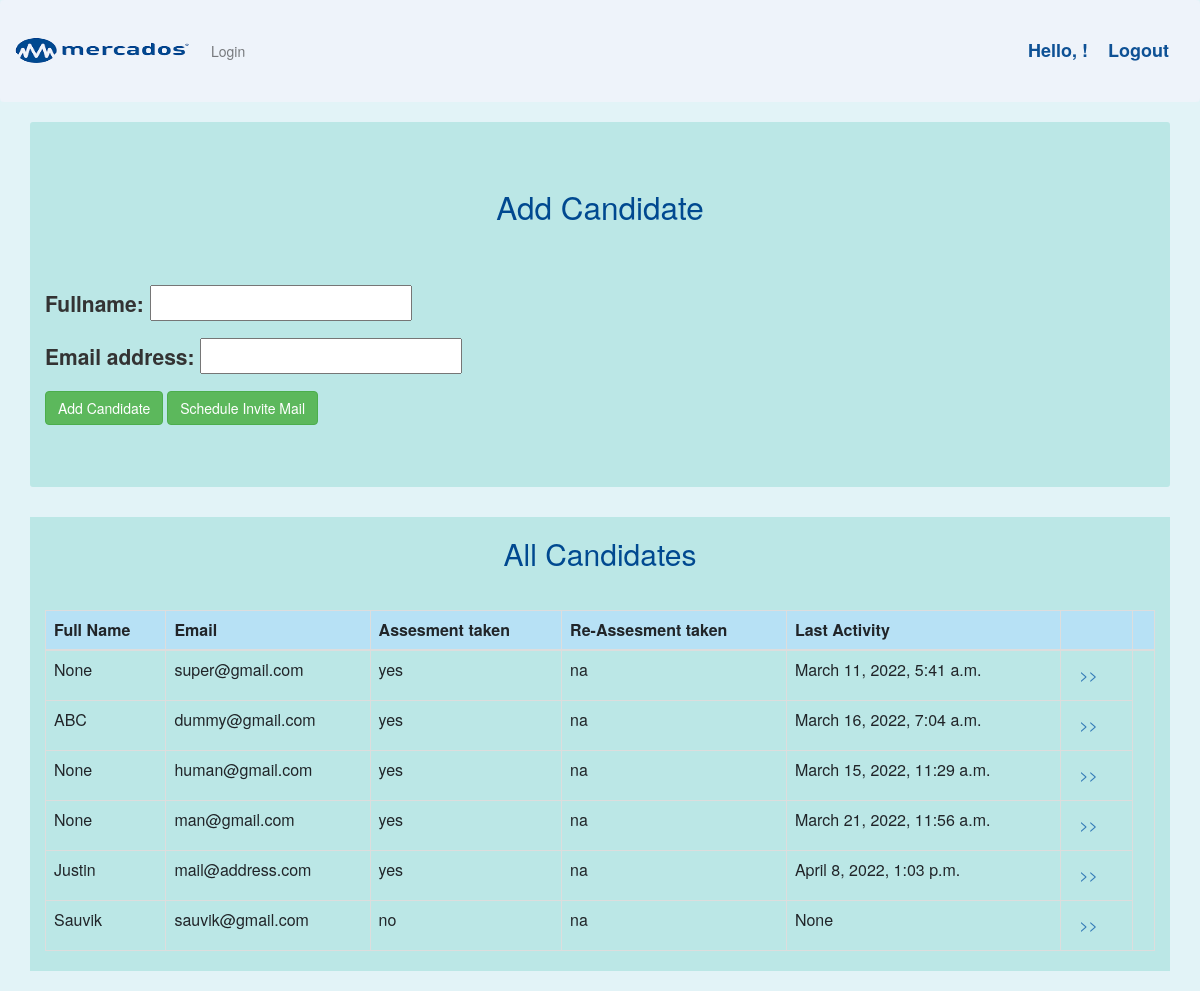
Page /register on the earlier database version.
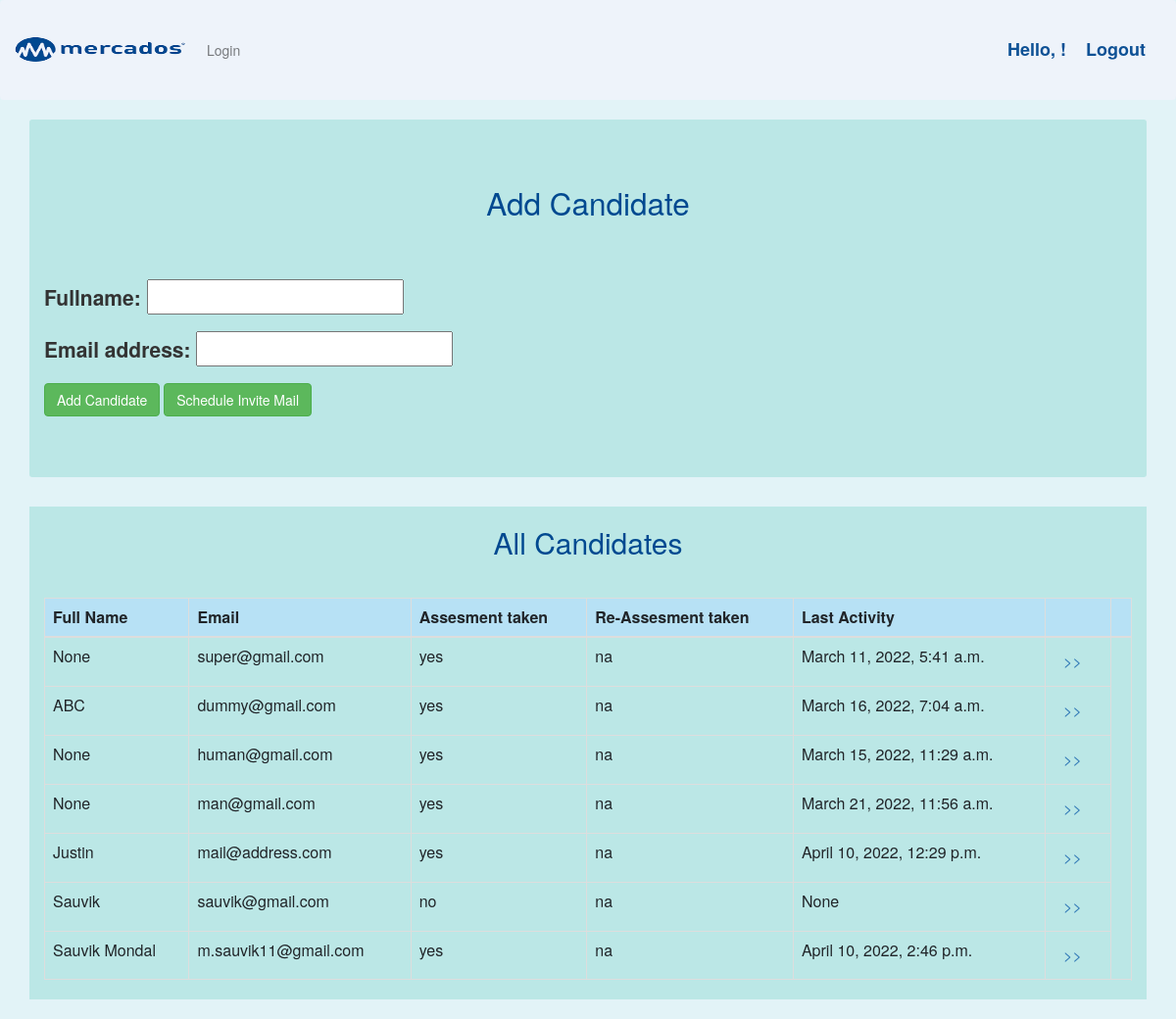
Same page on the later database version.
### accounts/models.py (models this page shows)
class CustomUser(AbstractUser):
    email = models.EmailField(_('email address'), unique=True )
    fullname = models.CharField(max_length=100,null=True)
    assesment_taken =  models.BooleanField(default = False)
    answer_saved=models.BooleanField(default = False)
    profile_pic= models.ImageField(upload_to='Assesment/static/media',null=True,blank=True)
    address = models.CharField(max_length=200, null=True)
    mobile = models.CharField(max_length=20,null=True)
    pos_applied_for= models.CharField(max_length=20,null=True)
    tenth_percent= models.FloatField(null=True)
    twelfth_percent= models.FloatField(null=True)
    Graduation = (
        ('B.Tech', 'B.Tech'),
        ('B.Com', 'B.Com'),
        ('BBA', 'BBA'),
        ('B.E', 'B.E'),
        ('Others', 'Others')
    )
    graduation=models.CharField(max_length=100,choices=Graduation, default ='Select Graduation')
    graduation_spcl=models.CharField(max_length=100,null=True)
    Post_graduation = (
        ('M.Tech', 'M.Tech'),
        ('MBA', 'MBA'),
        ('ME', 'ME'),
        ('M.Sc', 'M.Sc'),
        ('Not Applicable', 'Not Applicable')
    )
    post_graduation=models.CharField(max_length=100,choices=Post_graduation, default ='Select Post_Graduation')
    post_graduation_spcl=models.CharField(max_length=100,null=True)
    other_qual=models.CharField(max_length=100,null=True)
    currrent_loc=models.CharField(max_length=100,null=True)
    currrent_employer=models.CharField(max_length=50,null=True)
    currrent_ctc=models.FloatField(null=True)
    expected_ctc=models.FloatField(null=True)
    notice_per=models.FloatField(null=True)
    reson_for_leaving=models.TextField(max_length=400, null=True)
    userform_filled=models.BooleanField(default = False)
    intro_vid= models.FileField(upload_to='Assesment/static/introvedios/',null=True,blank=True, validators=[vid_size])
    comment = models.TextField(max_length=400, null=True)
    time_taken= models.TimeField(null=True)

### accounts/views.py (the view, shortened to what this page needs)
# urls.py: path('register', RegisterView.as_view(), name='register'),
class RegisterView(generic.CreateView):
    form_class = RegisterForm
    template_name = 'accounts/register.html'
    success_url = reverse_lazy('login')
    def get(self,request):
        allresults= list(CustomUser.objects.values('fullname','email','last_login','username', 'assesment_taken'))
        for result in allresults:
            if result['assesment_taken'] == True:
                result['assesment_taken']  = "yes"
            else:
                 result['assesment_taken']  = "no"
        print('allusers', allresults)
        form =  RegisterForm
        context={
            'form':form,
            'allresults': allresults
        }
        return render(request,'accounts/register.html',context)

### accounts/templates/accounts/register.html (shortened to what this page needs)
{% extends 'Assesment/partials/dependencies.html' %}
{% block content %}
<div class="container jumbotron" style="background-color:#bbe7e6;" >
    <h1  align="center " style=" color:#004990; margin-bottom : 60px; font-size: 2.25em;">Add Candidate </h1>
    <form method="POST" action="" >
        {{form.as_p}}
        <input class="btn btn-success" type="submit" value="Add Candidate">
        <input class="btn btn-success" type="submit" value="Schedule Invite Mail">
    </form>
</div>
<head>
     <link rel="stylesheet" href="https://maxcdn.bootstrapcdn.com/bootstrap/3.4.1/css/bootstrap.min.css">
 </head>
 <body style="background-color:#E2f3f7;">
 <div class="container"   style="background-color:#bbe7e6;">
 <h2 class="primary-title" align="center " style=" color:#004990;">All Candidates</h2>
 <table class="table table-bordered" style="margin-top: 40px" :>
     <thead class="thead" bgcolor=" #B7e1f5">
       <tr>
        <th scope="col">Full Name</th>
        <th scope="col">Email</th>
        <th scope="col">Assesment taken</th>
        <th scope="col">Re-Assesment taken</th>
        <th scope="col">Last Activity<th>
        <th scope="col"> </th>
     </thead>
     <body>
     {% for users in allresults %}
       <tr>
         <td>{{users.fullname}}</td>
         <td>{{users.email}}</td>
         <td>{{users.assesment_taken}}</td>
         <td>{{'na'}}</td>
         <td >{{users.last_login}}</td>
         <td > <a class="nav-link" href="/candidateinfo/?username={{users.username}}"> >> </a></td>
       </tr>
       {% endfor %}
   </table>
 </div>
 </body>
 </html>
{% endblock %}

### Assesment/templates/Assesment/partials/dependencies.html (shortened to what this page needs)
{% load static %}
<html>
    <head>
        <link rel="stylesheet" href="https://stackpath.bootstrapcdn.com/bootstrap/4.5.0/css/bootstrap.min.css">
    </head>
    <body>
        {% include 'Assesment/partials/navbar.html' %}
        {% block content %}
        {% endblock %}
    </body>
</html>

### Assesment/templates/Assesment/partials/navbar.html (shortened to what this page needs)
{% load static %}
<nav class="navbar navbar-expand-lg navbar-light bg-#eef3fa " style="background-color:#eef3fa;">
    <div class="logo" style= "text-align: center; background-size: cover;" >
      <a href= '#'><img class= "logo" src="{% static 'media/mercadoslogo.png'%}"  style=" height: 90px; width: 180px; transition: 1s;"  ></a>
     </div>
  <div class="collapse navbar-collapse" id="navbarNav" >
    <ul class="navbar-nav" >
      <li class="nav-item active">
      {% if not request.user.is_authenticated %}
      <li class="nav-item">
        <a class="nav-link" href="/login">Login</a>
      </li>
      {% endif %}
    </ul>
  </div>
  <span class="greet">Hello, {{request.user.fullname}} ! </span>
  <span ><a  class="greet" href="/logout">Logout</a></span>
</nav>

### Assesment/templates/Assesment/partials/navbar.html (style rules this page uses)
.greet { font-size: 18px; color:#0e5195; margin-right: 20px; font-weight: bold }

Differences in the rows shown:
changed CustomUser "mail@address.com": last_login "April 8, 2022, 1:03 p.m." → "April 10, 2022, 12:29 p.m."
added CustomUser: fullname "Sauvik Mondal", email "m.sauvik11@gmail.com", assesment_taken "yes", value "na", last_login "April 10, 2022, 2:46 p.m."
